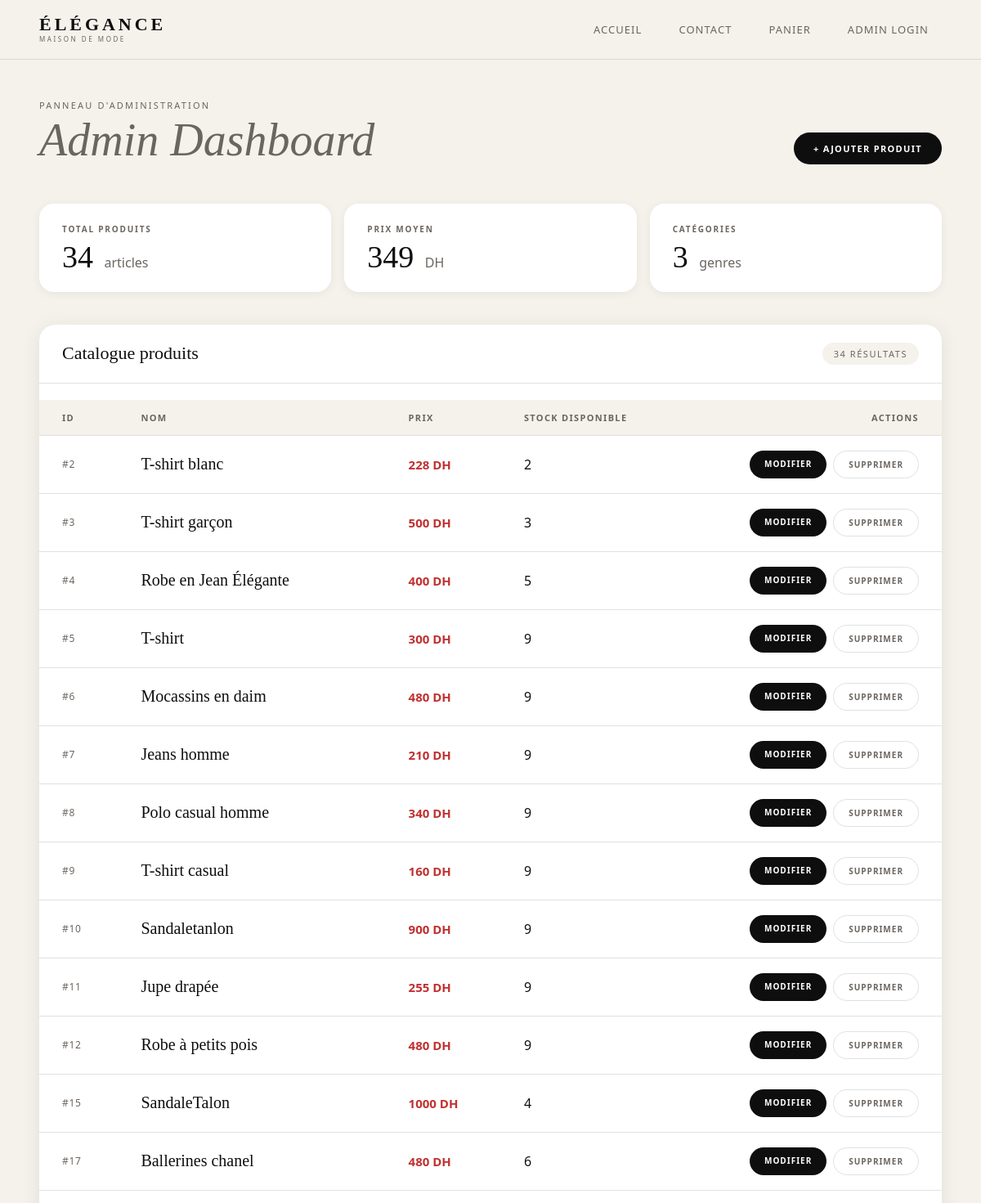
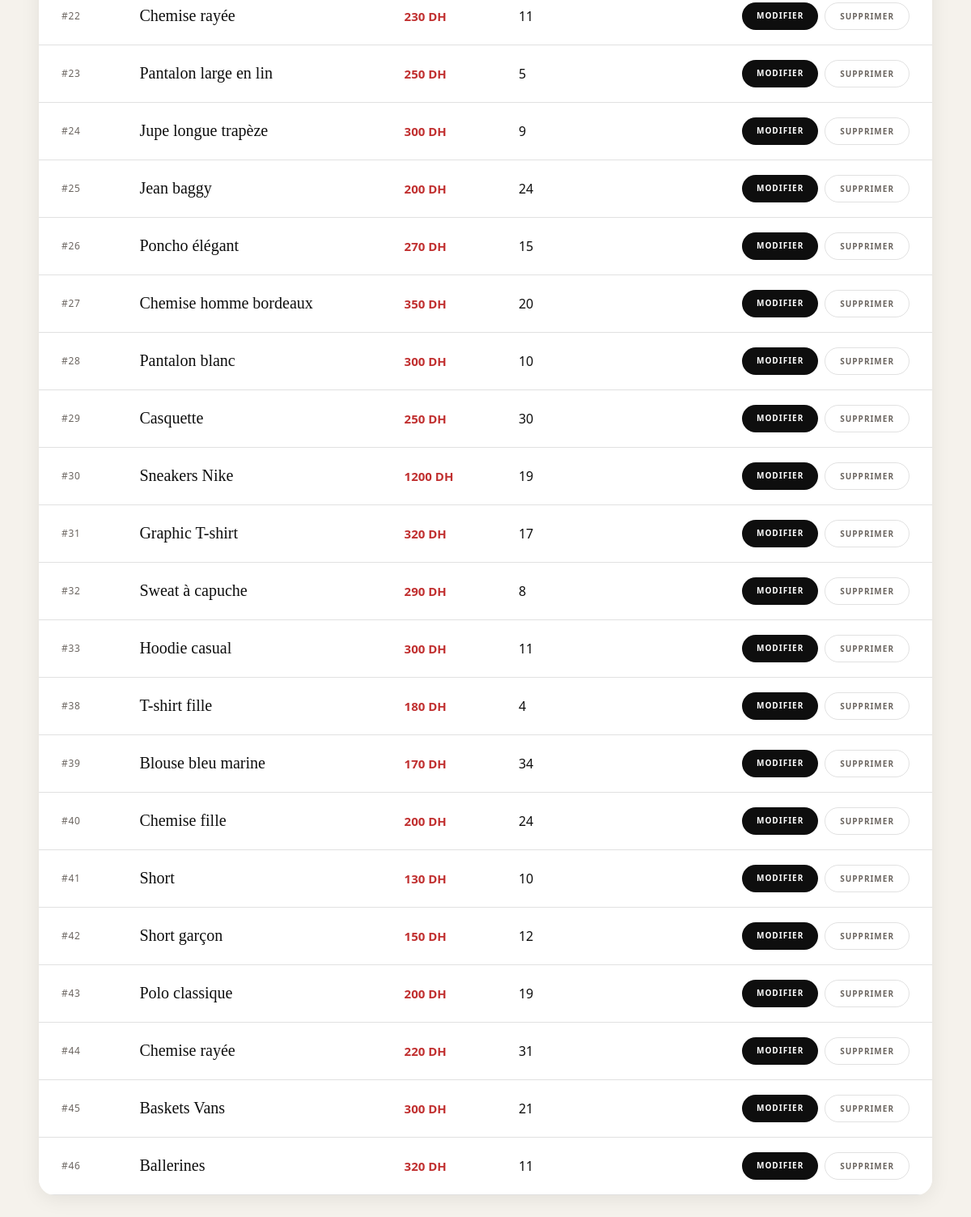
Page /dashboard.php on the committed database (2 pictures, top to bottom).
### tables this page shows
CREATE TABLE `produits` (
  `id` int(11) NOT NULL,
  `nom` varchar(100) NOT NULL,
  `description` text NOT NULL,
  `image` varchar(255) NOT NULL,
  `prix` float NOT NULL,
  `stock_dispo` int(11) DEFAULT NULL,
  `genre` enum('Femme','Homme','Enfant') DEFAULT NULL
);

### dashboard.php (the view, shortened to what this page needs)
<?php
include("connexion.php");
include("navbar.php");
$stmt = $pdo->query("SELECT * FROM produits");
$produits = $stmt->fetchAll();
$total = count($produits);
$stmtAvg = $pdo->query("SELECT AVG(prix) as avg_prix FROM produits");
$row_avg = $stmtAvg->fetch();
$avg_prix = round($row_avg['avg_prix']);
$stmtCat = $pdo->query("SELECT COUNT(DISTINCT genre) as nb FROM produits");
$row_cat = $stmtCat->fetch();
$nb_genres = $row_cat['nb'];
?>
<!DOCTYPE html>
<html lang="fr">
<head>
    <link rel="stylesheet" href="style.css?v=1">
</head>
<body>
<div class="container">
    <div class="dash-header">
        <div class="dash-title-block">
            <span class="dash-eyebrow">Panneau d'administration</span>
            <h1 class="dash-title"><em>Admin Dashboard</em></h1>
        </div>
        <a class="btn-add" href="ajouter.php">
            + Ajouter produit
        </a>
    </div>
    <div class="stats-row">
        <div class="stat-card">
            <div class="stat-label">Total produits</div>
            <div class="stat-value"><?php echo $total; ?> <span>articles</span></div>
        </div>
        <div class="stat-card">
            <div class="stat-label">Prix moyen</div>
            <div class="stat-value"><?php echo $avg_prix; ?> <span>DH</span></div>
        </div>
        <div class="stat-card">
            <div class="stat-label">Catégories</div>
            <div class="stat-value"><?php echo $nb_genres; ?> <span>genres</span></div>
        </div>
    </div>
    <div class="table-wrap">
        <div class="table-toolbar">
            <span class="table-toolbar-title">Catalogue produits</span>
            <span class="table-count"><?php echo $total; ?> résultats</span>
        </div>
        <table>
            <thead>
                <tr>
                    <th>ID</th>
                    <th>Nom</th>
                    <th>Prix</th>
                    <th>Stock Disponible</th>
                    <th style="text-align:right">Actions</th>
                </tr>
            </thead>
            <tbody>
                <?php foreach ($produits as $row) { ?>
                <tr>
                    <td class="td-id">#<?php echo $row['id']; ?></td>
                    <td class="td-nom"><?php echo htmlspecialchars($row['nom']); ?></td>
                    <td class="td-prix"><?php echo $row['prix']; ?> DH</td>
                    <td class="td-stock"><?php echo $row['stock_dispo']; ?></td>
                    <td>
                        <div class="td-actions">
                            <a class="btn btn-modifier" href="modifier.php?id=<?php echo $row['id']; ?>">
                                Modifier
                            </a>
                            <a class="btn btn-supprimer"
                               href="supprimer.php?id=<?php echo $row['id']; ?>"
                               onclick="return confirm('Supprimer ce produit ?')">
                                Supprimer
                            </a>
                        </div>
                    </td>
                </tr>
                <?php } ?>
            </tbody>
        </table>
    </div>
</div>
</body>
</html>

### style.css (style rules this page uses)
*, *::before, *::after { margin: 0; padding: 0; box-sizing: border-box; }
:root { --cream: #f5f2ec; --black: #0e0e0e; --warm-gray: #6b6560; --red: #c13030; --red-dark: #8f1f1f; --border: rgba(14, 14, 14, 0.12); --font-display: 'Cormorant Garamond', Georgia, serif; --font-body: 'DM Sans', system-ui, sans-serif; }
body { background: var(--cream); color: var(--black); font-family: var(--font-body); font-weight: 400; -webkit-font-smoothing: antialiased; }
.container { width: 92%; max-width: 1280px; margin: 0 auto; padding: 48px 0 80px; }
.btn { display: inline-block; padding: 9px 18px; border-radius: 50px; font-size: 10px; font-weight: 600; letter-spacing: .1em; text-transform: uppercase; text-decoration: none; transition: background .2s, color .2s, transform .15s; cursor: pointer; }
.btn:first-child { background: var(--black); color: #fff; }
.btn:last-child { background: transparent; color: var(--warm-gray); border: 1.5px solid var(--border); }
table { width: 100%; border-collapse: collapse; margin-top: 20px; background: #fff; border-radius: 12px; overflow: hidden; box-shadow: 0 2px 12px rgba(14, 14, 14, 0.06); }
table th { background: var(--cream); font-size: 11px; letter-spacing: 0.12em; text-transform: uppercase; color: var(--warm-gray); }
table th, table td { padding: 14px 18px; border-bottom: 1px solid var(--border); text-align: left; }
.dash-header { display: flex; align-items: flex-end; justify-content: space-between; margin-bottom: 48px; flex-wrap: wrap; gap: 20px; }
.dash-title-block { display: flex; flex-direction: column; gap: 6px; }
.dash-eyebrow { font-size: 11px; letter-spacing: 0.2em; text-transform: uppercase; color: var(--warm-gray); font-weight: 500; }
.dash-title { font-family: var(--font-display); font-size: clamp(38px, 5vw, 56px); font-weight: 300; line-height: 1.05; color: var(--black); }
.dash-title em { font-style: italic; color: var(--warm-gray); }
.stats-row { display: grid; grid-template-columns: repeat(3, 1fr); gap: 16px; margin-bottom: 40px; }
.stat-card { background: #fff; border-radius: 18px; padding: 24px 28px; box-shadow: 0 2px 12px rgba(14, 14, 14, .06); }
.stat-label { font-size: 10px; letter-spacing: 0.18em; text-transform: uppercase; color: var(--warm-gray); font-weight: 600; margin-bottom: 8px; }
.stat-value { font-family: var(--font-display); font-size: 38px; font-weight: 300; color: var(--black); line-height: 1; }
.stat-value span { font-size: 16px; color: var(--warm-gray); font-family: var(--font-body); font-weight: 500; margin-left: 4px; }
.table-wrap { background: #fff; border-radius: 20px; overflow: hidden; box-shadow: 0 4px 24px rgba(14, 14, 14, .08); }
.table-toolbar { display: flex; align-items: center; justify-content: space-between; padding: 22px 28px; border-bottom: 1px solid var(--border); }
.table-toolbar-title { font-family: var(--font-display); font-size: 22px; font-weight: 400; color: var(--black); }
.table-count { font-size: 11px; letter-spacing: 0.14em; text-transform: uppercase; color: var(--warm-gray); font-weight: 500; background: var(--cream); padding: 6px 14px; border-radius: 50px; }
table { width: 100%; border-collapse: collapse; background: #fff; border-radius: 0; box-shadow: none; }
table thead th { padding: 14px 28px; }
table tbody td { padding: 18px 28px; vertical-align: middle; }
.td-id { font-size: 12px; color: var(--warm-gray); font-weight: 500; letter-spacing: 0.06em; }
.td-nom { font-family: var(--font-display); font-size: 20px; font-weight: 400; color: var(--black); }
.td-prix { font-size: 15px; font-weight: 600; color: var(--red); }
.td-actions { display: flex; justify-content: flex-end; gap: 8px; }
.btn-modifier { background: var(--black); color: #fff; }
.btn-supprimer { background: transparent; color: var(--warm-gray); border: 1.5px solid var(--border); }
.btn-add { display: inline-flex; align-items: center; gap: 7px; background: var(--black); color: #fff; text-decoration: none; padding: 12px 24px; border-radius: 50px; font-size: 11px; font-weight: 600; letter-spacing: 0.12em; text-transform: uppercase; transition: background .2s, transform .15s; }

### rows in the picture
produits: id "2", nom "T-shirt blanc", prix "228", stock_dispo "2"
produits: id "3", nom "T-shirt garçon", prix "500", stock_dispo "3"
produits: id "4", nom "Robe en Jean Élégante", prix "400", stock_dispo "5"
produits: id "5", nom "T-shirt", prix "300", stock_dispo "9"
produits: id "6", nom "Mocassins en daim", prix "480", stock_dispo "9"
produits: id "7", nom "Jeans homme", prix "210", stock_dispo "9"
produits: id "8", nom "Polo casual homme", prix "340", stock_dispo "9"
produits: id "9", nom "T-shirt casual", prix "160", stock_dispo "9"
produits: id "10", nom "Sandaletanlon", prix "900", stock_dispo "9"
produits: id "11", nom "Jupe drapée", prix "255", stock_dispo "9"
produits: id "12", nom "Robe à petits pois", prix "480", stock_dispo "9"
produits: id "15", nom "SandaleTalon", prix "1000", stock_dispo "4"
produits: id "17", nom "Ballerines chanel", prix "480", stock_dispo "6"
produits: id "22", nom "Chemise rayée", prix "230", stock_dispo "11"
produits: id "23", nom "Pantalon large en lin", prix "250", stock_dispo "5"
produits: id "24", nom "Jupe longue trapèze", prix "300", stock_dispo "9"
produits: id "25", nom "Jean baggy", prix "200", stock_dispo "24"
produits: id "26", nom "Poncho élégant", prix "270", stock_dispo "15"
produits: id "27", nom "Chemise homme bordeaux", prix "350", stock_dispo "20"
produits: id "28", nom "Pantalon blanc", prix "300", stock_dispo "10"
produits: id "29", nom "Casquette", prix "250", stock_dispo "30"
produits: id "30", nom "Sneakers Nike", prix "1200", stock_dispo "19"
produits: id "31", nom "Graphic T-shirt", prix "320", stock_dispo "17"
produits: id "32", nom "Sweat à capuche", prix "290", stock_dispo "8"
produits: id "33", nom "Hoodie casual", prix "300", stock_dispo "11"
produits: id "38", nom "T-shirt fille", prix "180", stock_dispo "4"
produits: id "39", nom "Blouse bleu marine", prix "170", stock_dispo "34"
produits: id "40", nom "Chemise fille", prix "200", stock_dispo "24"
produits: id "41", nom "Short", prix "130", stock_dispo "10"
produits: id "42", nom "Short garçon", prix "150", stock_dispo "12"
produits: id "43", nom "Polo classique", prix "200", stock_dispo "19"
produits: id "44", nom "Chemise rayée", prix "220", stock_dispo "31"
produits: id "45", nom "Baskets Vans", prix "300", stock_dispo "21"
produits: id "46", nom "Ballerines", prix "320", stock_dispo "11"

### other values in the picture
$total "34"
$avg_prix "349"
$nb_genres "3"
